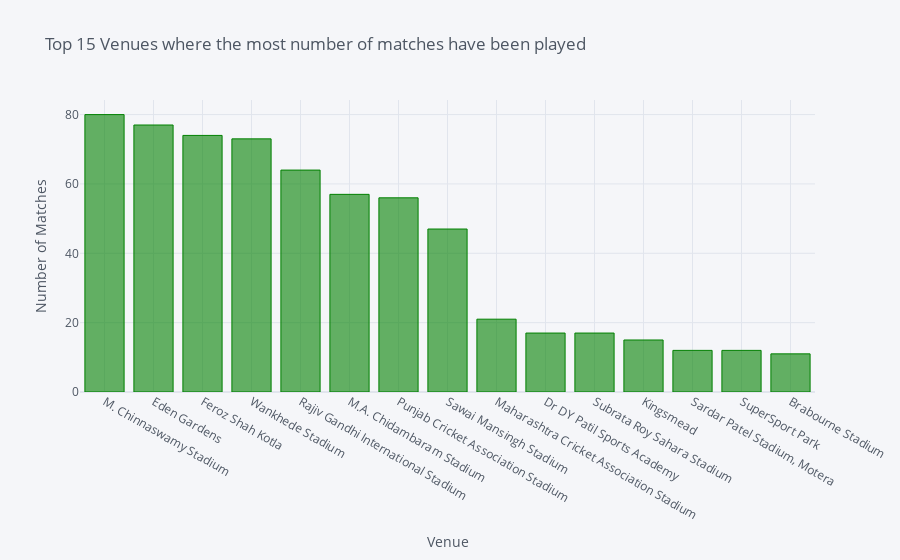

Notebook code cell kept with this figure:
### Code cell
venue.iplot(kind='bar', x='index', y = 'venue',color = 'green',title='Top 15 Venues where the most number of matches have been played',
                            xTitle='Venue', yTitle='Number of Matches')
# sns.barplot(x=df2.venue.value_counts()[:15].index,y=df2.venue.value_counts()[:15].values)
# plt.show()

### Figure 1 — Plotly figure (JSON) as saved in the notebook; plotly's stock layout.template omitted (floating-point values rounded to 4 significant figures)
{"data": [{"marker": {"color": "rgba(0, 128, 0, 0.6)", "line": {"color": "rgba(0, 128, 0, 1.0)", "width": 1}}, "name": "venue", "orientation": "v", "text": "", "type": "bar", "x": ["M. Chinnaswamy Stadium", "Eden Gardens", "Feroz Shah Kotla", "Wankhede Stadium", "Rajiv Gandhi International Stadium", "M.A. Chidambaram Stadium", "Punjab Cricket Association Stadium", "Sawai Mansingh Stadium", "Maharashtra Cricket Association Stadium", "Dr DY Patil Sports Academy", "Subrata Roy Sahara Stadium", "Kingsmead", "Sardar Patel Stadium, Motera", "SuperSport Park", "Brabourne Stadium"], "y": [80, 77, 74, 73, 64, 57, 56, 47, 21, 17, 17, 15, 12, 12, 11]}], "layout": {"legend": {"bgcolor": "#F5F6F9", "font": {"color": "#4D5663"}}, "paper_bgcolor": "#F5F6F9", "plot_bgcolor": "#F5F6F9", "title": {"font": {"color": "#4D5663"}, "text": "Top 15 Venues where the most number of matches have been played"}, "xaxis": {"gridcolor": "#E1E5ED", "showgrid": true, "tickfont": {"color": "#4D5663"}, "title": {"font": {"color": "#4D5663"}, "text": "Venue"}, "zerolinecolor": "#E1E5ED"}, "yaxis": {"gridcolor": "#E1E5ED", "showgrid": true, "tickfont": {"color": "#4D5663"}, "title": {"font": {"color": "#4D5663"}, "text": "Number of Matches"}, "zerolinecolor": "#E1E5ED"}}}
